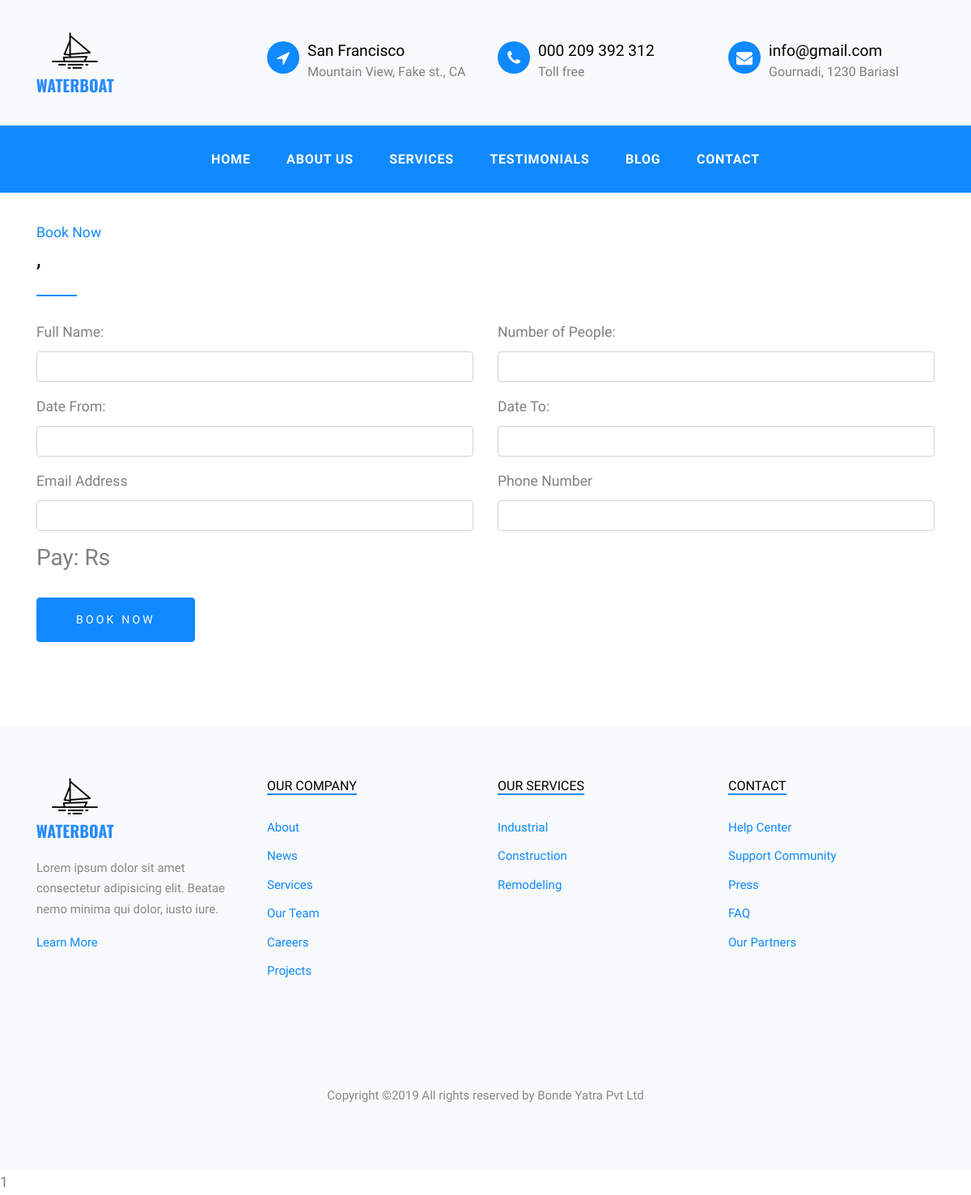
Page /main/book_now/Patna beauty is a thing on the earlier database version.
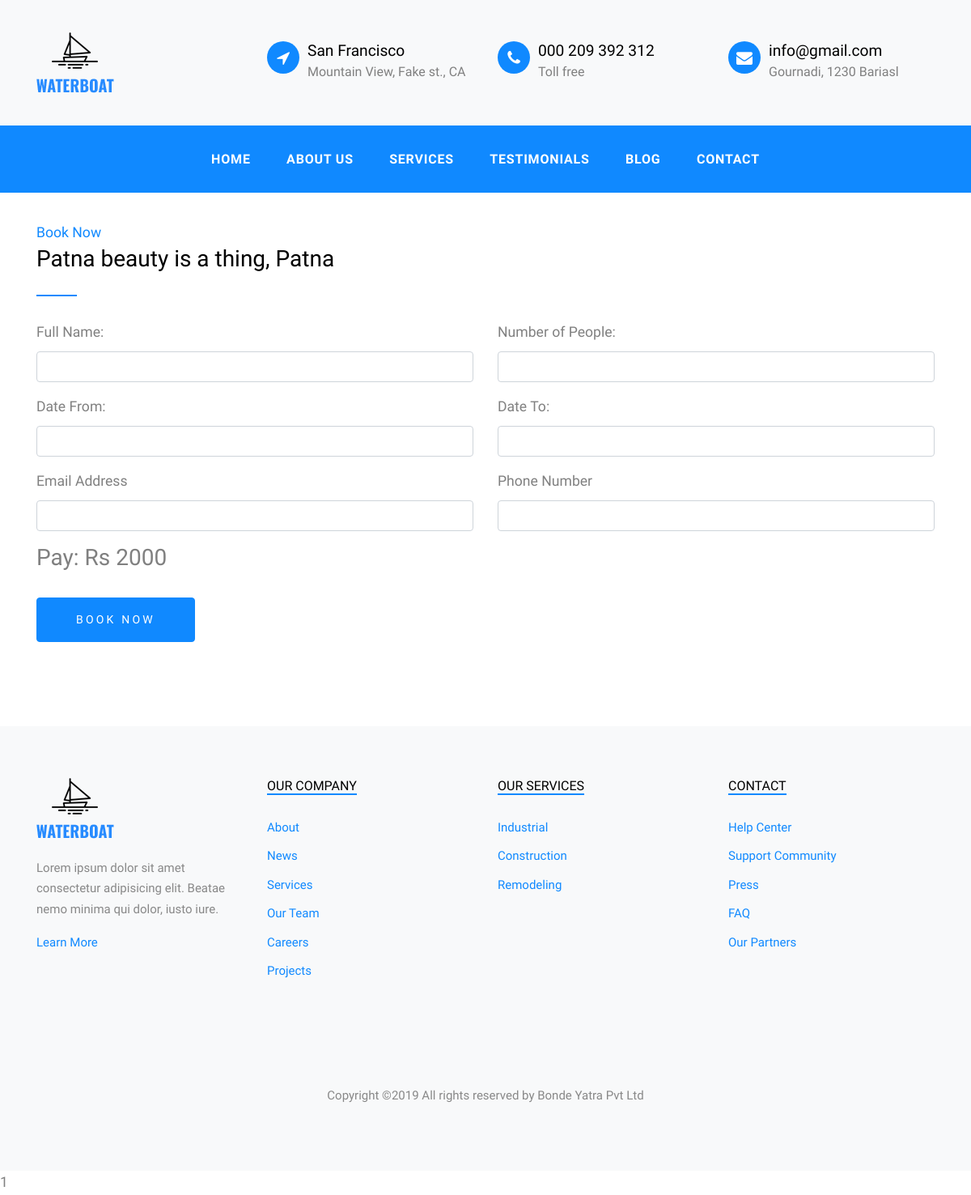
Same page on the later database version.
### tables this page shows
CREATE TABLE `destination` (
  `id` int(11) NOT NULL,
  `tour_name` varchar(255) NOT NULL,
  `location` varchar(255) NOT NULL,
  `introduction` text NOT NULL,
  `duration` varchar(255) NOT NULL,
  `price` varchar(255) NOT NULL,
  `image` varchar(255) NOT NULL
);

### application/controllers/Main.php (called while the page is built, shortened)
<?php
class Main extends CI_Controller {
    function __construct()
    {
        $this->load->model('Common_model');
    }
    public function book_now($tour_name){
        $tour = str_replace("%20"," ",$tour_name);
        $tour_id=$this->Common_model->get_tour_id($tour);
        $data['destination'] = $this->Common_model->get_one('destination','id',$tour_id['id']);
        $data['view'] = 'book_now';
        $this->load->view('layout/main',$data);
    }
}

### index.php (called while the page is built, shortened)
<?php
require_once BASEPATH.'core/CodeIgniter.php';

### application/models/Common_model.php (called while the page is built, shortened)
<?php
class Common_model extends CI_Model{
    function get_one($table_name,$column_name,$column_id){
        $this->db->where($column_name,$column_id);
        $query = $this->db->get($table_name);
        return $query->row_array();
    }
    function get_tour_id($tour_name){
        $this->db->where('tour_name',$tour_name);
        $this->db->select('id');
        $query = $this->db->get('destination');
        return $query->row_array();
    }
}

### application/views/book_now.php (the view, shortened to what this page needs)
<div class="site-section">
    <div class="container">
        <div class="row">
            <div class="col-md-12">
                <span class="text-serif text-primary">Book Now</span>
                <h3 class="heading-92913 text-black"><?= $destination['tour_name'] ?>, <?= $destination['location'] ?></h3>
                <form class="row" id="booking_form" method="post">
                    <div class="form-group col-md-6">
                        <label for="input-1">Full Name:</label>
                        <input type="text" name="full_name" class="form-control" id="input-1" required>
                    </div>
                    <div class="form-group col-md-6">
                        <label for="input-2">Number of People:</label>
                        <input type="text" name="people" class="form-control" id="input-2">
                    </div>
                    <div class="form-group col-md-6">
                        <label for="input-3">Date From:</label>
                        <input type="text" name="date_from" class="form-control datepicker" id="input-3">
                    </div>
                    <div class="form-group col-md-6">
                        <label for="input-4">Date To:</label>
                        <input type="text" name="date_to" class="form-control datepicker" id="input-4">
                    </div>
                    <div class="form-group col-md-6">
                        <label for="input-6">Email Address</label>
                        <input type="email" name="email" class="form-control" id="input-6">
                    </div>
                    <div class="form-group col-md-6">
                        <label for="input-7">Phone Number</label>
                        <input type="text" name="phone" class="form-control" id="input-7" required>
                    </div>
                    <div class="form-group col-md-6">
                        <label for="input-7"><strong><h3>Pay: Rs <?= $destination['price']; ?></h3></strong></label>
                    </div>
                <div class="form-group col-md-12">
                    <button type="submit" class="btn btn-primary py-3 px-5">Book Now</button>
                </div>
                </form>
            </div>
        </div>
    </div>
</div>

Differences in the rows shown:
now on this page (row edited): destination: tour_name "Patna beauty is a thing", location "Patna", price "2000"
